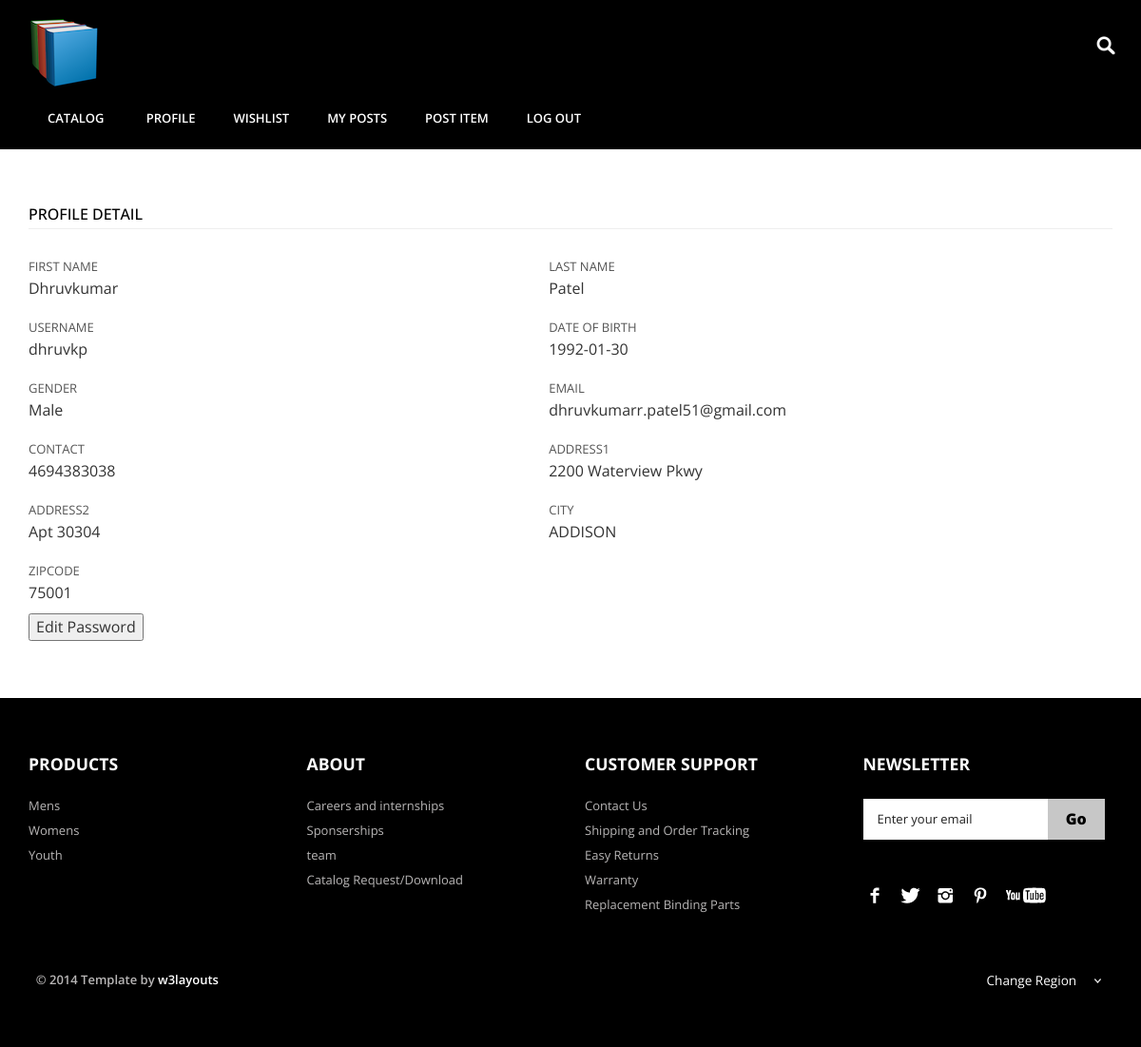
Page /user_profile.php (signed in) on the committed database.
### tables this page shows
CREATE TABLE `User` (
  `user_id` int(11) NOT NULL,
  `firstname` varchar(255) NOT NULL,
  `lastname` varchar(255) NOT NULL,
  `address1` varchar(1023) NOT NULL,
  `address2` varchar(1023) NOT NULL,
  `zipcode` varchar(10) NOT NULL,
  `gender` enum('Male','Female','Other','') NOT NULL,
  `contact_no` varchar(15) NOT NULL,
  `dob` date NOT NULL,
  `email` varchar(255) NOT NULL,
  `username` varchar(255) NOT NULL,
  `password_hash` varchar(255) NOT NULL,
  `status` enum('under_review','active','inactive','') NOT NULL
);

### connection/connection.php (called while the page is built, shortened)
<?php
$db =null;
 function query($sql_query)
 {
 	global $db;
 	$res=$db->query($sql_query);
 	return $res;
 }
 ?>

### user_profile.php (the view, shortened to what this page needs)
<?php
    if(!isset($_SESSION['userid']))
   {
    header("location:login.php");
   }
   else
   {
    include 'header.php';
	include 'connection/connection.php';
    $sql = "select * from User where user_id='".$_SESSION['userid']."' ;";
    $result = query($sql);
    $row = $result->fetch_assoc();
    }
?>
<div class="main">
      <div class="shop_top">
         <div class="container">
                                <div class="register-top-grid">
                                        <h3>PROFILE DETAIL</h3><hr style="margin-top:1px;margin-bottom:20px">
                                        <div class="top">
                                            <span>First Name</span>
                                            <text id="firstname" class="edit"><?php echo $row['firstname']  ?></text>
                                        </div>
                                        <div class="top">
                                            <span>Last Name</span>
                                            <text id="lastname" class="edit"><?php echo $row['lastname'] ?></text>
                                        </div>
                                        <div class="top">
                                            <span>Username</span>
                                            <text id="username" class="edit"><?php echo $row['username'] ?></text>
                                        </div>
                                        <div class="top">
                                            <span>Date of Birth</span>
                                            <text id="dob" class="edit"> <?php echo $row['dob'] ?></text>
                                        </div>
                                        <div class="top">
                                            <span>Gender</span>
                                            <text id="gender" class="edit"> <?php echo $row['gender'] ?></text>
                                        </div>
                                        <div class="top">
                                            <span>Email</span>
                                            <text id="email" class="edit"> <?php echo $row['email'] ?></text>
                                        </div>
                                        <div class="top">
                                            <span>Contact</span>
                                            <text id="contact" class="edit"> <?php echo $row['contact_no'] ?></text>
                                        </div>
                                         <div class="top">
                                            <span>Address1</span>
                                            <text id="address1" class="edit"> <?php echo $row['address1'] ?></text>
                                        </div>
                                        <div class="top">
                                            <span>Address2</span>
                                            <text id="address2" class="edit"> <?php echo $row['address2'] ?></text>
                                        </div>
                                         <div class="top">
                                            <span>City</span>
                                            <?php $sql="select city_name from city where city_id =(select city_id from Zipcode where zipcode='".$row['zipcode']."');";
                                            $result1 = query($sql);
    										                    $row1 = $result1->fetch_assoc();
                                             ?>
                                            <text > <?php echo $row1['city_name'] ?></text>
                                        </div>
                                           <div class="top">
                                            <span>Zipcode</span>
                                            <text id="zipcode" class="edit"> <?php echo $row['zipcode'] ?></text>
                                        </div>
                                </div>
                                <input onclick="openPopup()" type="submit" value="Edit Password">
                    </div>
           </div>
      </div>
<?php
include 'footer.php';
?>

### css/style.css (style rules this page uses)
h4, h5, h6, h1, h2, h3 { margin-top: 0; }
html, body { font-family: 'Open Sans', sans-serif; background:#fff; font-size: 100%; }
.shop_top { padding:5% 0; }
.register-top-grid h3, .register-bottom-grid h3 { color:#000; font-size: 1em; padding-bottom: 5px; margin: 0; }
.register-top-grid div.top, .register-bottom-grid div.top { width: 48%; float: left; margin: 10px 0; }
.register-top-grid span, .register-bottom-grid span { color:#555; font-size: 0.8125em; padding-bottom: 0.2em; display: block; text-transform: uppercase; }

### rows in the picture
user: firstname "Dhruvkumar", lastname "Patel", username "dhruvkp", dob "1992-01-30", gender "Male", email "dhruvkumarr.patel51@gmail.com", contact_no "4694383038", address1 "2200 Waterview Pkwy", address2 "Apt 30304", zipcode "75001"

### other values in the picture
$row1['city_name'] "ADDISON"
